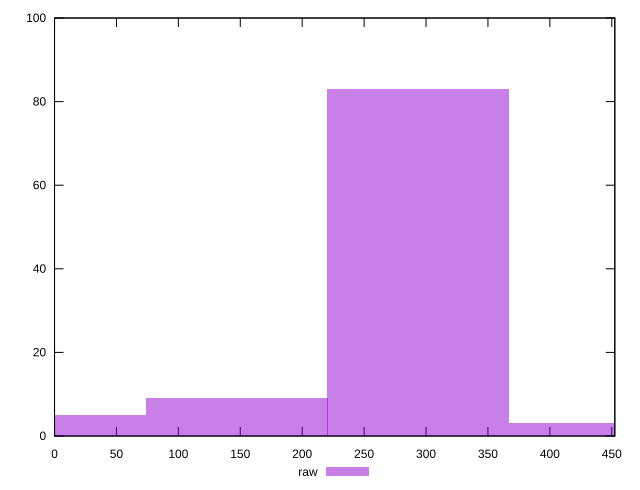

gnuplot code for this plot:
reset

$raw <<EOF
293.91402514230816 83
440.8710377134622 3
0 5
146.95701257115408 9
EOF

set key outside below
set boxwidth 146.95701257115408
set xrange [0:452.46]
set yrange [0:100]
set trange [0:100]
set style fill transparent solid 0.5 noborder
set terminal svg size 640, 490 enhanced background rgb 'white'
set output "report_00015_2021-02-09T16-11-33.973Z/uses-rel-preconnect/samples/pages+cached+noadtech+nomedia/raw/histogram.svg"

plot $raw title "raw" with boxes

reset
